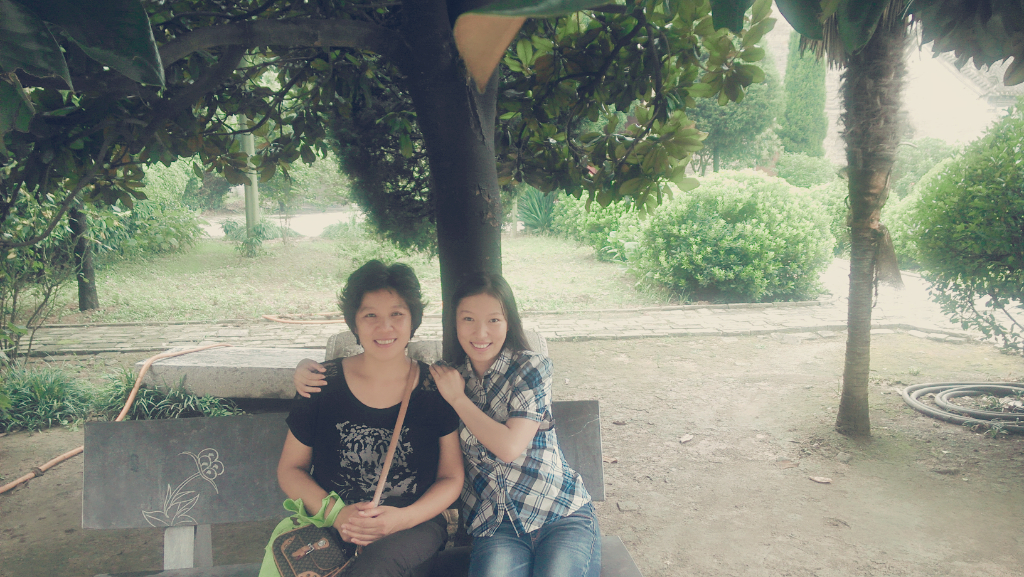
%> input picture SDSR对比code/FSRCNN_test灰度图变彩色图求psnr/叶师兄测试图片.jpg, 1024 x 577 px
$ octave demo_FSRCNN_color_ye.m   (GNU Octave 9; MATLAB toolbox functions it lacks are replaced by stand-ins)
%> lines starting %> are read from the running program, lines starting %| are printed output that depends on the picture
### SDSR对比code/FSRCNN_test灰度图变彩色图求psnr/FSRCNN.m
function im_h = FSRCNN(model, im_l, up_scale)

%% load CNN model parameters
load(model);
[hei,wid] = size(im_l);
outhei = hei * up_scale;
outwid = wid * up_scale;
layer_num = length(weights_conv);
conv_data = cell(layer_num,1);

%% conv1
weight = weights_conv{1};
bias = biases_conv{1};
[channel, filtersize, filters] = size(weight);
patchsize = sqrt(filtersize);
weight = reshape(weight, patchsize, patchsize, filters);
data_tmp = zeros(hei, wid, filters);
for i = 1 : filters
    data_tmp(:,:,i) = imfilter(im_l, weight(:,:,i), 'same','replicate');
    data_tmp(:,:,i) = max(data_tmp(:,:,i) + bias(i), 0) + prelu_conv{1} * min(data_tmp(:,:,i) + bias(i),0);
end
conv_data{1} = data_tmp;

%% conv2+
for idx = 2 : layer_num-1
    weight = weights_conv{idx};
    bias = biases_conv{idx};
    [channel, filtersize, filters] = size(weight);
    patchsize = sqrt(filtersize);
    data_tmp = zeros(hei, wid, filters);
    data_pre = conv_data{idx-1};
    for i = 1 : filters
        for j = 1 : channel
            subfilter = reshape(weight(j,:,i), patchsize, patchsize);
            data_tmp(:,:,i) = data_tmp(:,:,i) + imfilter(data_pre(:,:,j), subfilter, 'same', 'replicate');
        end
        data_tmp(:,:,i) = max(data_tmp(:,:,i) + bias(i),0) + prelu_conv{idx} * min(data_tmp(:,:,i) + bias(i),0);
    end
    conv_data{idx} = data_tmp;
end

%% conv3
weight = weights_conv{layer_num};
bias = biases_conv{layer_num};
[filters, filtersize,channel] = size(weight);
temp = zeros(channel,filtersize);
for i = 1 : channel
        temp(i,:) = weight(1,:,i);
end
weight = temp;
[channel, filtersize, filters] = size(weight);
patchsize = sqrt(filtersize);

conv3_data = zeros(outhei,outwid);
conv2_data = conv_data{layer_num-1};
for j = 1 : channel
    subfilter = reshape(weight(j,:), patchsize, patchsize);
    conv3_data(:,:)=conv3_data(:,:) + deconv(conv2_data(:,:,j), subfilter, up_scale);
end
im_h = conv3_data(:,:) + bias(1);

### SDSR对比code/FSRCNN_test灰度图变彩色图求psnr/demo_FSRCNN_color_ye.m
% =========================================================================
% Test code for Fast Super-Resolution Convolutional Neural Networks (FSRCNN)
%
% Reference
%   Chao Dong, Chen Change Loy, Xiaoou Tang. Accelerating the Super-Resolution Convolutional Neural Networks,
%   in Proceedings of European Conference on Computer Vision (ECCV), 2016
%
% Chao Dong
% SenseTime Group
% For any question, send email to chaodong@sensetime.com
% =========================================================================
close all;
clear all;

%% set parameters
testfolder = 'test\Set14\';
up_scale = 3;
model = 'model\FSRCNN\x3.mat';

% [5 lines of commented-out code are left out]

    %% read ground truth image
     %[add,imname,type] = fileparts(filepaths(i).name);
    % im = imread([testfolder imname type]);
     im=imread('D:\CNN\SRCNN\2016FSRCNN\FSRCNN_test\FSRCNN_test\叶师兄测试图片.jpg');
%> im is the input picture: size 577x1024x3 uint8; mean R, G, B 132.1, 137.8, 123.5


   %% work on illuminance only
if size(im,3)>1
    img = rgb2ycbcr(im);
%> img: size 577x1024x3 uint8; mean of channels 1, 2, 3 131.5, 122.6, 126.5
    im = img(:, :, 1);
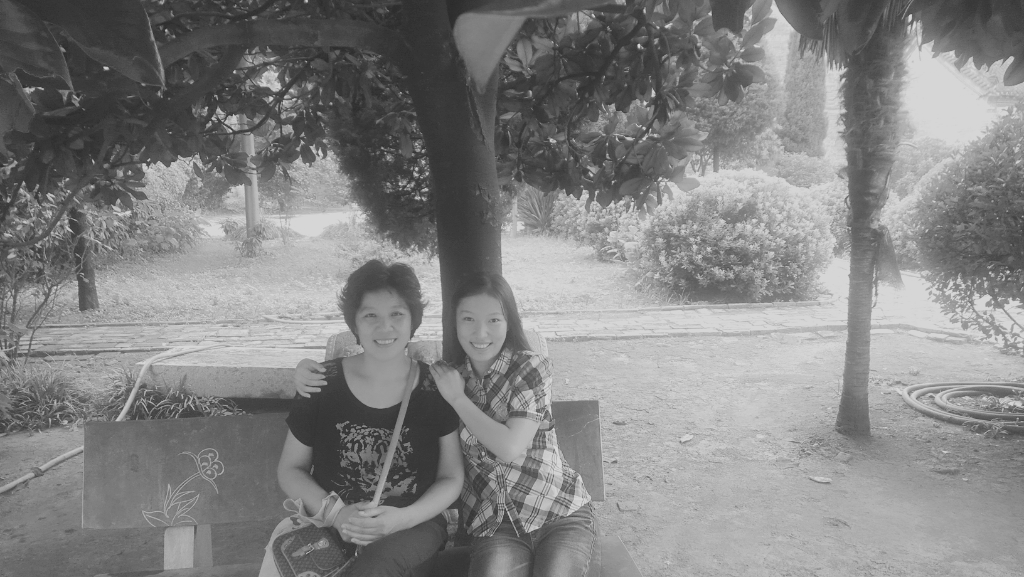
%> im: size 577x1024 uint8; min 42, max 215, mean 131.5
    im=single(im)/255;
%> im: size 577x1024 single
end
im2 = img(:, :, 2);
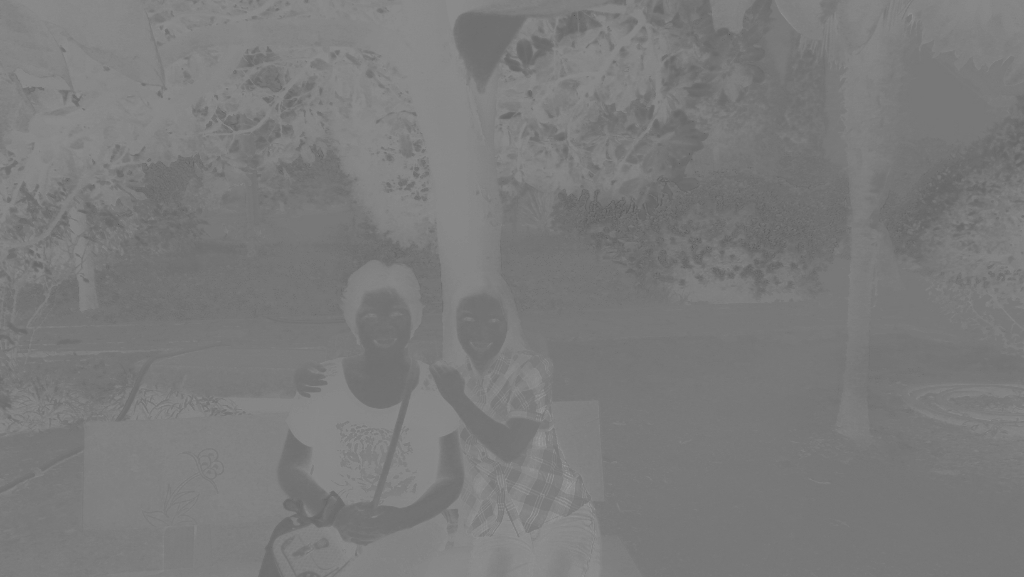
%> im2: size 577x1024 uint8; min 86, max 153, mean 122.6
im3 = img(:, :, 3);
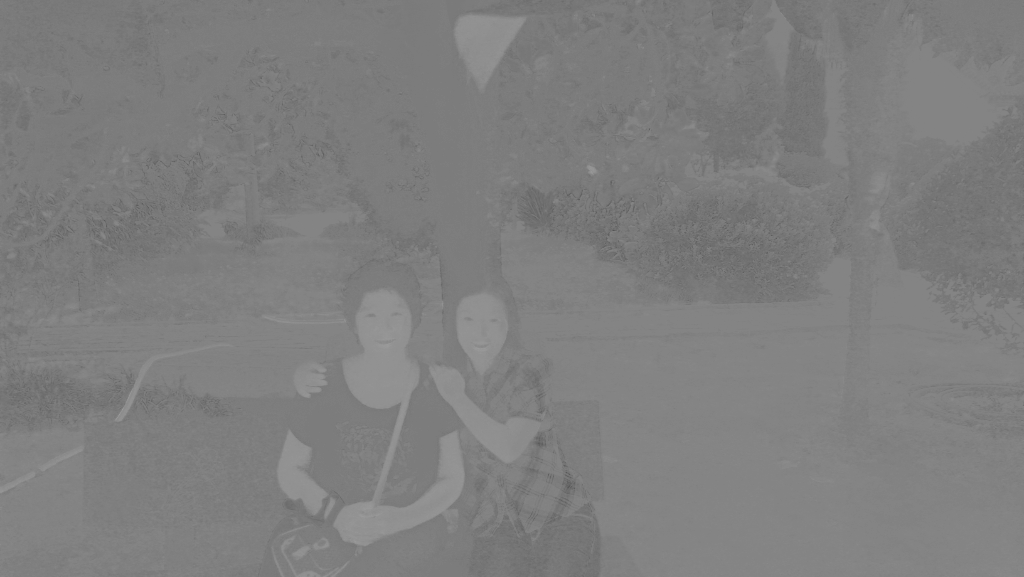
%> im3: size 577x1024 uint8; min 83, max 155, mean 126.5
%im2= modcrop(im2, up_scale);
im2 = single(im2)/255;
%> im2: size 577x1024 single
%im3= modcrop(im3, up_scale);
im3 = single(im3)/255;
%> im3: size 577x1024 single


%im_gnd = modcrop(im, up_scale);
%im_gnd = single(im_gnd)/255;

%% bicubic interpolation
%im2_l = imresize(im2, 1/up_scale, 'bicubic');
im2_b = imresize(im2, up_scale, 'bicubic');
%im3_l = imresize(im3, 1/up_scale, 'bicubic');
im3_b = imresize(im3, up_scale, 'bicubic');


%im_l = imresize(im_gnd, 1/up_scale, 'bicubic');
%im_b = imresize(im_l, up_scale, 'bicubic');

    %% FSRCNN
    im_h = FSRCNN(model, im, up_scale);
%> the run ends on the next line

$ run again, with SDSR对比code/FSRCNN_test灰度图变彩色图求psnr/test/Set14/zebra.bmp saved as SDSR对比code/FSRCNN_test灰度图变彩色图求psnr/叶师兄测试图片.jpg
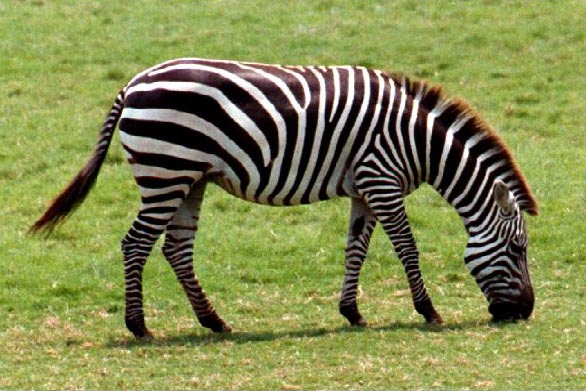
%> input picture SDSR对比code/FSRCNN_test灰度图变彩色图求psnr/test/Set14/zebra.bmp, 586 x 391 px
%> im is the input picture: size 391x586x3 uint8; mean R, G, B 132.4, 138.4, 80.6
%> img: size 391x586x3 uint8; mean of channels 1, 2, 3 127.7, 103.5, 129.5
%> `im2 = img(:, :, 2);`:
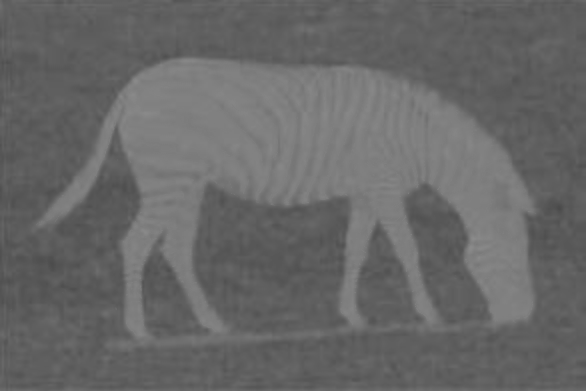
%> im2: size 391x586 uint8; min 74, max 139, mean 103.5
%> `im3 = img(:, :, 3);`:
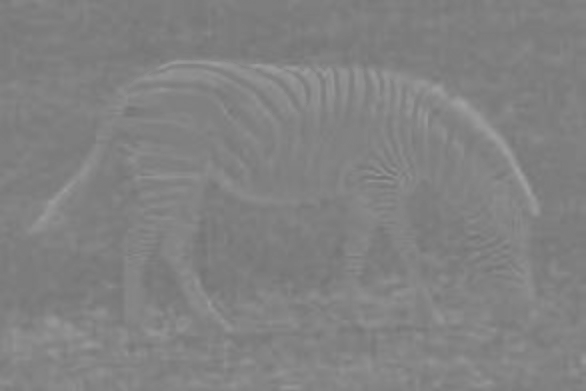
%> im3: size 391x586 uint8; min 115, max 160, mean 129.5

$ run again, with SDSR对比code/FSRCNN_test灰度图变彩色图求psnr/test/Set5/baby_GT.bmp saved as SDSR对比code/FSRCNN_test灰度图变彩色图求psnr/叶师兄测试图片.jpg
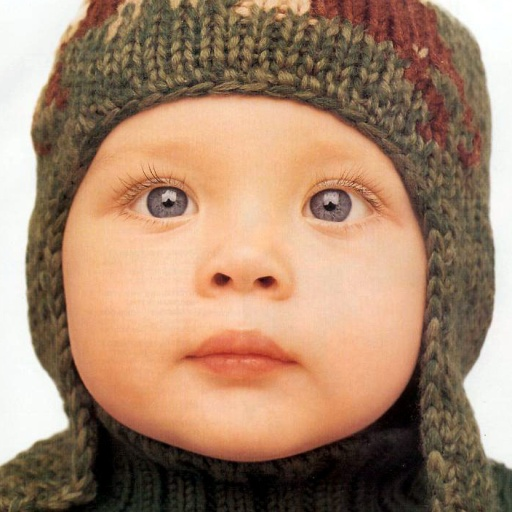
%> input picture SDSR对比code/FSRCNN_test灰度图变彩色图求psnr/test/Set5/baby_GT.bmp, 512 x 512 px
%> im is the input picture: size 512x512x3 uint8; mean R, G, B 166.9, 134.2, 109.5
%> img: size 512x512x3 uint8; mean of channels 1, 2, 3 137.2, 112.3, 144.1
%> `im2 = img(:, :, 2);`:
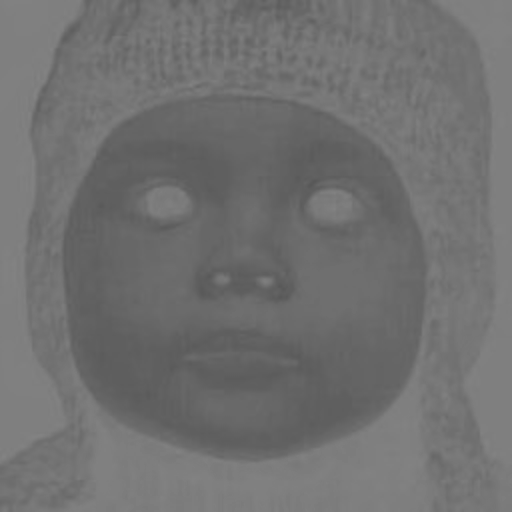
%> im2: size 512x512 uint8; min 88, max 131, mean 112.3
%> `im3 = img(:, :, 3);`:
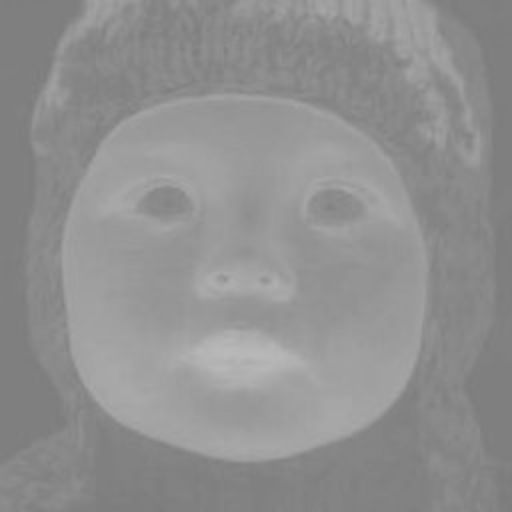
%> im3: size 512x512 uint8; min 123, max 185, mean 144.1

$ run again, with SDSR对比code/FSRCNN_test灰度图变彩色图求psnr/123.png saved as SDSR对比code/FSRCNN_test灰度图变彩色图求psnr/叶师兄测试图片.jpg
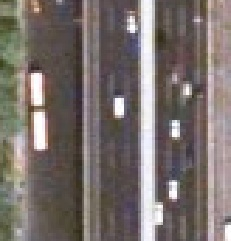
%> input picture SDSR对比code/FSRCNN_test灰度图变彩色图求psnr/123.png, 231 x 241 px
%> im is the input picture: size 241x231x3 uint8; mean R, G, B 120.8, 111.6, 107.9
%> img: size 241x231x3 uint8; mean of channels 1, 2, 3 113.8, 125, 132.3
%> `im = img(:, :, 1);`:
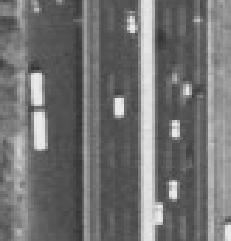
%> im: size 241x231 uint8; min 49, max 235, mean 113.8
%> `im2 = img(:, :, 2);`:
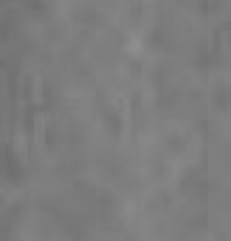
%> im2: size 241x231 uint8; min 111, max 142, mean 125
